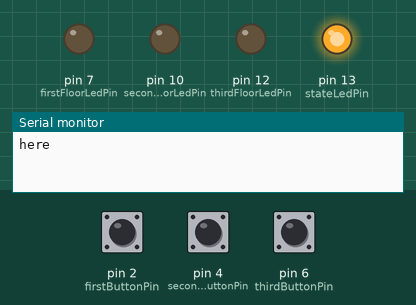
The sketch below on a simulated Arduino Uno, built with avr-gcc and run on an emulated ATmega328P. Parts: output pins drawn as LEDs (lit = HIGH), the last lines printed to the serial monitor. The test bench sets the inputs (shaded band); at power-on: pin 2 (firstButtonPin) HIGH, pin 4 (secondButtonPin) HIGH, pin 6 (thirdButtonPin) HIGH.

Above: at 0.1 s.
At 2.1 s:
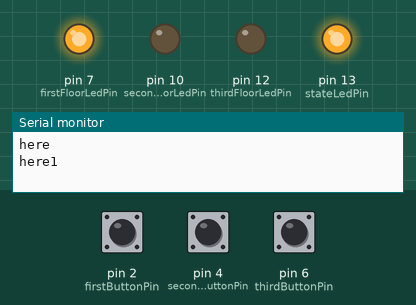
Timing chart, 0 to 9.6 s (numbered marks = the images above):
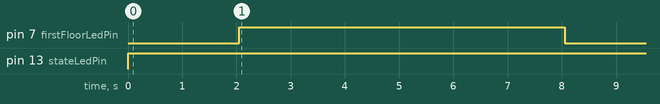

Measured:
- by itself, pin 7 (firstFloorLedPin): LOW → HIGH at 2.1 s, → LOW 6.0 s later
- by itself, pin 13 (stateLedPin): LOW → HIGH at 0.00 s

The sketch:

sketch_oct28e.ino
```cpp
#include "Queue.h"

int elevatorFloor = 0;
int targetFloor;
enum ElevatorState {
  IDLE,
  MOVING
};
ElevatorState elevatorState = IDLE;

unsigned int lastDebounceTime[3] = { 0, 0, 0 };
unsigned int debounceDelay = 50;
unsigned int interval = 2000;
unsigned int currentMillis = 0;
unsigned int previousMillis = 0;

unsigned int ledOnTime[3] = { 0, 0, 0 };

const int firstButtonPin = 2;
const int secondButtonPin = 4;
const int thirdButtonPin = 6;
const int firstFloorLedPin = 7;
const int secondFloorLedPin = 10;
const int thirdFloorLedPin = 12;
const int stateLedPin = 13;

byte currentButtonState[3] = { LOW, LOW, LOW };
byte lastButtonState[3] = { LOW, LOW, LOW };
byte readingButtonState[3] = { LOW, LOW, LOW };
byte ledState[3] = { LOW, LOW, LOW };
byte buttonPressed[3] = { 0, 0, 0 };
byte stateLedState = HIGH;
Queue<int> floorQueue(10);

void setup() {

  pinMode(firstButtonPin, INPUT_PULLUP);
  pinMode(secondButtonPin, INPUT_PULLUP);
  pinMode(thirdButtonPin, INPUT_PULLUP);

  pinMode(firstFloorLedPin, OUTPUT);
  pinMode(secondFloorLedPin, OUTPUT);
  pinMode(thirdFloorLedPin, OUTPUT);
  pinMode(stateLedPin, OUTPUT);

  Serial.begin(9600);
}

void readButtonStates() {

  readingButtonState[0] = digitalRead(firstButtonPin);
  readingButtonState[1] = digitalRead(secondButtonPin);
  readingButtonState[2] = digitalRead(thirdButtonPin);
  for (int i = 0; i < 3; i++) {
    if (readingButtonState[i] != lastButtonState[i]) {
      lastDebounceTime[i] = millis();
    }
    if (millis() - lastDebounceTime[i] > debounceDelay) {
      if (readingButtonState[i] != currentButtonState[i]) {
        currentButtonState[i] = readingButtonState[i];
        if (currentButtonState[i] == HIGH) {
          floorQueue.push(i);
          buttonPressed[i] = 1;
          ledState[elevatorFloor] = HIGH;
          ledOnTime[elevatorFloor] = millis();
        }
      }
    }
  }

  if (floorQueue.count()) {
    targetFloor = floorQueue.peek();

    if (targetFloor == 0) {
      Serial.println("here");
      if (elevatorFloor == 0) {
        oneFloorMove(0, 0);
        elevatorFloor = 0;
      }
      if (elevatorFloor == 1) {
        oneFloorMove(1, 0);
        elevatorFloor = 0;
      }
      if (elevatorFloor == 2) {
        oneFloorMove(2, 1);
        elevatorFloor = 1;
        oneFloorMove(1, 0);
        elevatorFloor = 0;
      }
    }

    if (targetFloor == 1) {
      Serial.println("here1");
      if (elevatorFloor == 0) {
        digitalWrite(firstFloorLedPin, HIGH);
        ledState[0] = HIGH;
        ledOnTime[0] = millis();
        oneFloorMove(0, 1);
        elevatorFloor = 1;
      }
      if (elevatorFloor == 1) {
        oneFloorMove(1, 1);
        elevatorFloor = 1;
      }
      if (elevatorFloor == 2) {
        oneFloorMove(2, 1);
        elevatorFloor = 1;
      }
      digitalWrite(firstFloorLedPin, ledState[0]);
      digitalWrite(secondFloorLedPin, ledState[1]);
      digitalWrite(thirdFloorLedPin, ledState[2]);
    }

    if (targetFloor == 2) {
      Serial.println("here2");
      if (elevatorFloor == 0) {
        oneFloorMove(0, 1);
        Serial.println(elevatorFloor);
        elevatorFloor = 1;
        Serial.println(elevatorFloor);
        oneFloorMove(1, 2);
        Serial.println(elevatorFloor);
        elevatorFloor = 2;
        Serial.println(elevatorFloor);
      }
      if (elevatorFloor == 1) {
        oneFloorMove(1, 2);
        elevatorFloor = 2;
      }
      if (elevatorFloor == 2) {
        oneFloorMove(2, 2);
        elevatorFloor = 2;
      }
    }

    floorQueue.pop();
    if (elevatorFloor == targetFloor) {
      buttonPressed[elevatorFloor] = 0;
    }
  }

  digitalWrite(firstFloorLedPin, ledState[0]);
  digitalWrite(secondFloorLedPin, ledState[1]);
  digitalWrite(thirdFloorLedPin, ledState[2]);

  lastButtonState[0] = readingButtonState[0];
  lastButtonState[1] = readingButtonState[1];
  lastButtonState[2] = readingButtonState[2];
}

void oneFloorMove(int floor1, int floor2) {  // FLOOR1 = 2, FLOOR2 = 1
                                             //if (buttonPressed[floor2] == 1) {
  ledState[floor1] = HIGH;
  ledOnTime[floor1] = millis();
  //}
  if (floor1 == floor2) {
    if (ledState[floor1] == HIGH) {
      while (millis() - ledOnTime[floor1] < interval) {
      }
      //Serial.println(millis() - ledOnTime[floor1]);
      ledState[floor1] = LOW;
      elevatorState = IDLE;
      //manageElevatorState();
      elevatorFloor = floor1;
    }
  } else {
    //if (buttonPressed[floor2] == 1) {
    if (ledState[floor1] == HIGH) {
      while (millis() - ledOnTime[floor1] < interval) {
      }
      Serial.println("led stins");
      ledState[floor1] = LOW;
      elevatorState = MOVING;
      currentMillis = millis();

      // manageElevatorState();
      ledState[floor2] = HIGH;
      ledOnTime[floor2] = millis();
    }

    if (ledState[floor2] == HIGH) {
      while (millis() - ledOnTime[floor2] < interval) {
      }
      ledState[floor2] = LOW;
      Serial.println(ledState[floor2]);
      elevatorFloor = floor2;
      buttonPressed[floor2] = 0;
    }
    //}
  }
}


void manageElevatorState() {
  unsigned long currentMillis = millis();

  switch (elevatorState) {
    case IDLE:
      {
        digitalWrite(stateLedPin, HIGH);
        break;
      }
    case MOVING:
      {
        int blinkCount = 0;
        currentMillis = millis();
        if (currentMillis - previousMillis >= interval / 10) {
          previousMillis = currentMillis;
          if (stateLedState == LOW) {
            stateLedState = HIGH;
          } else {
            stateLedState = LOW;
          }
          digitalWrite(stateLedPin, stateLedState);

          if (stateLedState == HIGH) {
            blinkCount++;
          }

          if (blinkCount >= 5 && blinkCount <= 10) {
            digitalWrite(stateLedPin, LOW);
          }
        }
        break;
      }
  }
}

void loop() {

  manageElevatorState();

  digitalWrite(firstFloorLedPin, ledState[0]);
  digitalWrite(secondFloorLedPin, ledState[1]);
  digitalWrite(thirdFloorLedPin, ledState[2]);
  digitalWrite(stateLedPin, stateLedState);


  readButtonStates();

  lastButtonState[0] = readingButtonState[0];
  lastButtonState[1] = readingButtonState[1];
  lastButtonState[2] = readingButtonState[2];
}
```
